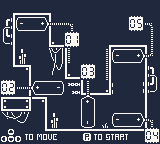

Tiled map render using the project's own tile images. Description and the whole map definition, tile-layer contents included, below:
An orthogonal 10x9 tile map with 16x16 px tiles, 3 tile layers (Tile Layer 1, Tile Layer 2, Tile Layer 3) and 6 objects (5x socket, battery).

<map version="1.2" tiledversion="1.3.3" orientation="orthogonal" renderorder="right-down" width="10" height="9" tilewidth="16" tileheight="16" infinite="0" nextlayerid="5" nextobjectid="11">
 <editorsettings>
  <export target="menu.json" format="json" />
 </editorsettings>
 <tileset firstgid="1" name="four-color" tilewidth="16" tileheight="16" tilecount="250" columns="10">
  <image source="four-color.png" width="160" height="400" />
 </tileset>
 <layer id="1" name="Tile Layer 1" width="10" height="9">
  <data encoding="csv">
2684354697,3221225611,3221225611,3221225609,128,128,128,128,128,128,
166,89,90,2684354718,1073741983,128,128,128,40,1610612895,
176,128,128,2684354686,40,128,2684354697,3221225611,3221225611,158,
2684354699,145,128,180,3221225618,128,146,89,90,159,
137,1610612862,128,190,2684354686,40,146,128,128,2147483814,
40,1610612894,2147483738,2147483737,3758096532,158,126,1610612885,2684354709,2147483824,
1610612883,2684354707,1610612862,128,128,1610612826,128,128,128,1610612875,
133,134,2684354699,145,128,1610612825,154,89,90,1073741983,
194,195,196,197,139,184,205,206,139,40
</data>
 </layer>
 <layer id="3" name="Tile Layer 2" width="10" height="9">
  <data encoding="csv">
0,0,0,0,0,0,0,0,0,0,
0,0,0,1610612896,0,0,0,0,96,0,
0,0,0,0,92,0,0,0,0,3221225649,
0,0,0,0,0,0,0,0,0,1610612896,
0,0,0,0,0,94,0,0,0,0,
93,2684354720,0,0,0,1073741994,0,0,0,0,
0,0,0,0,0,0,0,0,0,0,
0,0,0,0,0,0,0,0,0,1610612896,
0,0,0,0,0,0,0,0,0,95
</data>
 </layer>
 <layer id="4" name="Tile Layer 3" width="10" height="9">
  <data encoding="csv">
0,0,0,0,0,0,0,0,0,0,
0,0,0,0,0,0,0,0,101,0,
0,0,0,0,101,0,0,0,0,0,
0,0,0,0,0,0,0,0,0,0,
0,0,0,0,0,101,0,0,0,0,
101,0,0,0,0,0,0,0,0,0,
0,0,0,0,0,0,0,0,0,0,
0,0,0,0,0,0,0,0,0,0,
0,0,0,0,0,0,0,0,0,101
</data>
 </layer>
 <objectgroup id="2" name="Object Layer 1">
  <object id="3" name="socket" gid="56" x="16" y="32" width="16" height="16" />
  <object id="4" name="socket" gid="65" x="32" y="96" width="16" height="16" />
  <object id="5" name="socket" gid="55" x="80" y="128" width="16" height="16" />
  <object id="7" name="socket" gid="56" x="112" y="128" width="16" height="16" />
  <object id="8" name="socket" gid="56" x="112" y="64" width="16" height="16" />
  <object id="9" name="battery" gid="12" x="16" y="32" width="16" height="16" />
 </objectgroup>
</map>